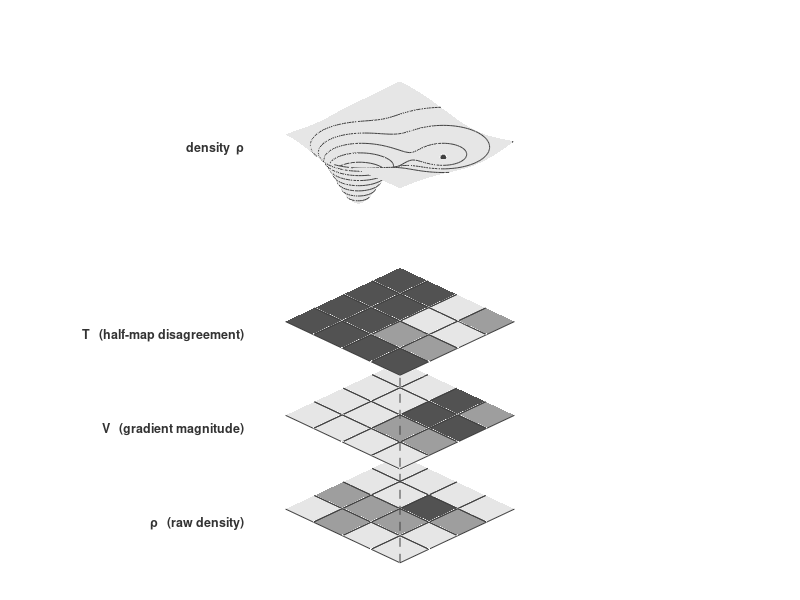
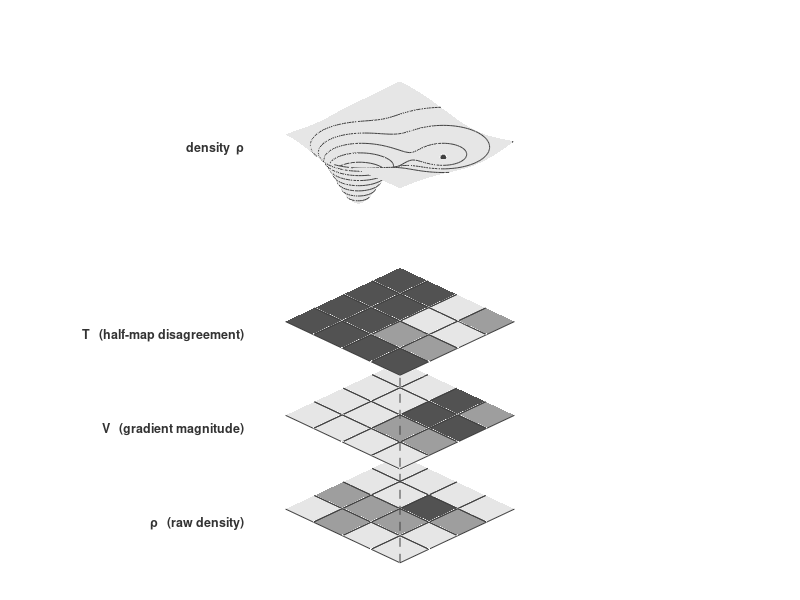
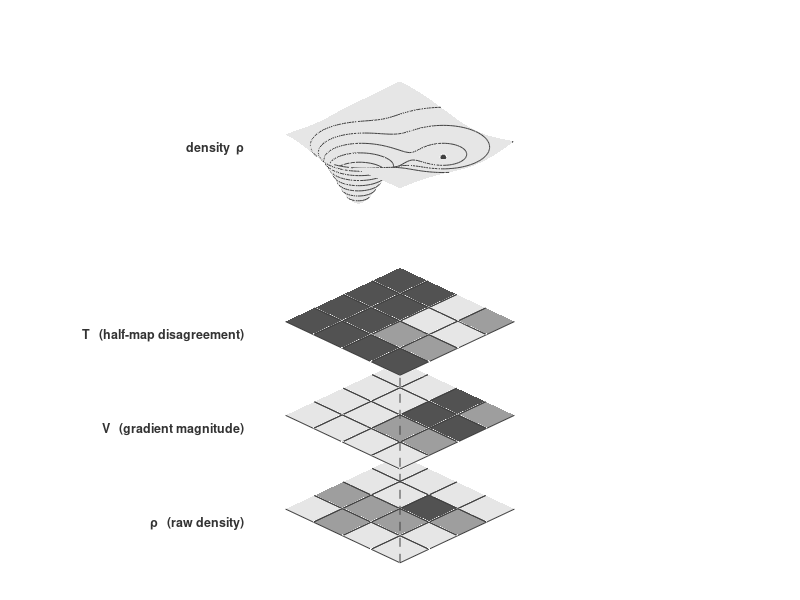

MATLAB code for these plots, in order:
% ═══════════════════════════════════════════════════════════════════════════
% LH_schematic_v2.m
% Laplacian-Hessian decomposition — stylized isometric schematic, 4 layers
% No text is drawn here — labels are added in Figma (see notes at bottom).
% Cell values for each checkerboard layer are printed to stdout when run.
%
% Run with: octave --no-gui LH_schematic_v2.m
% ═══════════════════════════════════════════════════════════════════════════

close all; clear; clc;

GRAY_LIGHT = [0.90 0.90 0.90];
GRAY_MID   = [0.62 0.62 0.62];
GRAY_DEEP  = [0.32 0.32 0.32];
LINE_GRAY  = [0.25 0.25 0.25];

VIEW_AZ = -45;
VIEW_EL = 28;

figure('Units', 'centimeters', 'Position', [0 0 18 22], 'Color', [1 1 1]);
axes('Position', [0.06 0.05 0.88 0.90]);
hold on;

% ── Grid geometry: an N x N grid of unit cells in [-N/2, N/2]^2 ───────────
N = 4;
half = N/2;
edges = -half:half;            % cell-corner coordinates
ctr   = edges(1:end-1) + 0.5;  % cell-center coordinates

layer_spacing = 2.6;
Z_TOP = 4.6;                       % density-surface plane (wells)
Z_T   = Z_TOP - 2*layer_spacing;   % T   layer  (half-map disagreement)
Z_V   = Z_T   - layer_spacing;     % V   layer  (gradient magnitude)
Z_RHO = Z_V   - layer_spacing;     % rho layer  (raw density, bottom)

% ── Density model: two potential wells = atom sites ──────────────────────
% Deep/narrow well  -> ordered atom   (sharp density peak, high |grad|)
% Shallow/broad well -> disordered atom (broad bump, low |grad|, noisy)
res = 0.06;
tx = -half:res:half;
ty = -half:res:half;
[X, Y] = meshgrid(tx, ty);

well_deep = [-0.9  0.6];   % ordered atom site
well_shal = [ 0.8 -0.7];   % disordered atom site

r_deep = sqrt((X - well_deep(1)).^2 + (Y - well_deep(2)).^2) + eps;
r_shal = sqrt((X - well_shal(1)).^2 + (Y - well_shal(2)).^2) + eps;

depth_deep = 1.7;  width_deep = 0.55;
depth_shal = 0.7;  width_shal = 1.1;

surface_z = -depth_deep * exp(-(r_deep.^2) / (2*width_deep^2)) ...
            -depth_shal * exp(-(r_shal.^2) / (2*width_shal^2));

% Raw density rho = positive bumps (atoms sit at density maxima)
rho_field = -surface_z;

% Gradient magnitude |grad(rho)| -- the "V" (potential / sharpness) field
[drdx, drdy] = gradient(rho_field, res);
gradmag_field = sqrt(drdx.^2 + drdy.^2);

% T (half-map disagreement / reconstruction noise) is, by the LH framework,
% complementary to V: sharp/ordered regions reproduce consistently (low T,
% high V); broad/disordered regions are noisy and disagree more (high T,
% low V). Model it as the inverse of the (smoothed, normalized) V field.
gn = gradmag_field / max(gradmag_field(:));
T_field = 1 - gn;

% ── Helper: per-cell mean of a fine field, normalized to [0, 1] ──────────
function vals = cell_field(field, X, Y, edges)
  N = numel(edges) - 1;
  vals = zeros(N, N);
  for i = 1:N
    for j = 1:N
      mask = (X >= edges(i) & X < edges(i+1) & Y >= edges(j) & Y < edges(j+1));
      vals(i,j) = mean(field(mask));
    end
  end
  vals = (vals - min(vals(:))) / (max(vals(:)) - min(vals(:)));
end

V_vals   = cell_field(gradmag_field, X, Y, edges);
T_vals   = cell_field(T_field,       X, Y, edges);
rho_vals = cell_field(rho_field,     X, Y, edges);

% ── Helper: draw one flat checkerboard-style layer at height z0 ──────────
% vals: NxN matrix in [0,1] used to pick a shade from the 3-stop grayscale
function draw_layer(edges, z0, vals, GRAY_LIGHT, GRAY_MID, GRAY_DEEP, LINE_GRAY)
  N = size(vals, 1);
  for i = 1:N
    for j = 1:N
      x0 = edges(i);   x1 = edges(i+1);
      y0 = edges(j);   y1 = edges(j+1);
      v  = vals(i,j);
      if v < 0.34
        col = GRAY_LIGHT;
      elseif v < 0.67
        col = GRAY_MID;
      else
        col = GRAY_DEEP;
      end
      fill3([x0 x1 x1 x0], [y0 y0 y1 y1], [z0 z0 z0 z0], col, ...
            'EdgeColor', LINE_GRAY, 'LineWidth', 0.6, 'FaceAlpha', 1.0);
    end
  end
end

draw_layer(edges, Z_T,   T_vals',   GRAY_LIGHT, GRAY_MID, GRAY_DEEP, LINE_GRAY);
draw_layer(edges, Z_V,   V_vals',   GRAY_LIGHT, GRAY_MID, GRAY_DEEP, LINE_GRAY);
draw_layer(edges, Z_RHO, rho_vals', GRAY_LIGHT, GRAY_MID, GRAY_DEEP, LINE_GRAY);

% ── Top layer: density surface with the two potential wells ──────────────
% Solid filled surface, no grid — smooth as computed (full resolution)
surf(X, Y, surface_z + Z_TOP, ...
     'FaceColor', GRAY_LIGHT, 'EdgeColor', 'none', 'FaceAlpha', 1.0);

% Contour lines tracing the valleys (the wells), instead of a grid
contour3(X, Y, surface_z + Z_TOP, 8, 'LineColor', LINE_GRAY, 'LineWidth', 0.6);

% Mark the two atom sites at the bottom of their wells
plot3(well_deep(1), well_deep(2), -depth_deep + Z_TOP, 'o', 'MarkerSize', 5, ...
      'MarkerFaceColor', LINE_GRAY, 'MarkerEdgeColor', [1 1 1], 'LineWidth', 0.6);
plot3(well_shal(1), well_shal(2), -depth_shal + Z_TOP, 'o', 'MarkerSize', 5, ...
      'MarkerFaceColor', LINE_GRAY, 'MarkerEdgeColor', [1 1 1], 'LineWidth', 0.6);

% ── Dashed drop-lines through the THREE flat layers only ─────────────────
% (explicitly not connecting up to the density-surface layer)
corners = [edges(1) edges(1); edges(1) edges(end); ...
           edges(end) edges(1); edges(end) edges(end)];
for k = 1:size(corners,1)
  cx = corners(k,1); cy = corners(k,2);
  plot3([cx cx], [cy cy], [Z_RHO Z_T], '--', ...
        'Color', LINE_GRAY, 'LineWidth', 0.7);
end

% ── Left-side layer labels (Helvetica) ────────────────────────────────────
lx = -half - 1.2;
ly =  half + 0.2;
LABEL_COL = [0.20 0.20 0.20];
text(lx, ly, Z_TOP, 'density  \rho', ...
     'FontName', 'Helvetica', 'FontSize', 9, 'FontWeight', 'bold', ...
     'Color', LABEL_COL, 'HorizontalAlignment', 'right');
text(lx, ly, Z_T,   'T   (half-map disagreement)', ...
     'FontName', 'Helvetica', 'FontSize', 9, 'FontWeight', 'bold', ...
     'Color', LABEL_COL, 'HorizontalAlignment', 'right');
text(lx, ly, Z_V,   'V   (gradient magnitude)', ...
     'FontName', 'Helvetica', 'FontSize', 9, 'FontWeight', 'bold', ...
     'Color', LABEL_COL, 'HorizontalAlignment', 'right');
text(lx, ly, Z_RHO, '\rho   (raw density)', ...
     'FontName', 'Helvetica', 'FontSize', 9, 'FontWeight', 'bold', ...
     'Color', LABEL_COL, 'HorizontalAlignment', 'right');

view(VIEW_AZ, VIEW_EL);
axis off;
axis equal;

% ── Export ────────────────────────────────────────────────────────────────
print('-dsvg', 'LH_schematic_v2.svg');
print('-dpdf', '-bestfit', 'LH_schematic_v2.pdf');
print('-dpng', '-r300',    'LH_schematic_v2.png');

fprintf('Done. Saved LH_schematic_v2.svg / .pdf / .png\n\n');

% ── Print cell values for manual labeling (rows = i (x), cols = j (y)) ───
fprintf('--- T  (half-map disagreement) layer, normalized [0,1] ---\n');
disp(T_vals);
fprintf('--- V  (gradient magnitude) layer, normalized [0,1] ---\n');
disp(V_vals);
fprintf('--- rho (raw density) layer, normalized [0,1] ---\n');
disp(rho_vals);

% ═══════════════════════════════════════════════════════════════════════════
% LABEL PLACEMENT NOTES (add these as text objects in Figma)
%
% Layer order, top to bottom:
%   1. density surface  ρ(x,y)  — mesh with two wells (atom sites)
%   2. T   — half-map disagreement / reconstruction noise
%   3. V   — gradient magnitude / potential steepness
%   4. ρ   — raw density (per-cell average), bottom layer
%
% Left-side stack labels (align on one x so they read top-to-bottom):
%   "density ρ"                 — left of layer 1
%   "T  (half-map agreement)"   — left of layer 2
%   "V  (gradient magnitude)"   — left of layer 3
%   "ρ  (raw density)"          — left of layer 4
%
% Numeric values for each cell are printed to stdout (run the script to see
% them) — place each number in the center of its isometric cell. Matrix rows
% (i) correspond to the x-direction, columns (j) to the y-direction; cell
% (i,j) occupies x in [edges(i), edges(i+1)], y in [edges(j), edges(j+1)].
%
% Title "Laplacian–Hessian decomposition of cryo-EM density" — centered above.
% ═══════════════════════════════════════════════════════════════════════════
